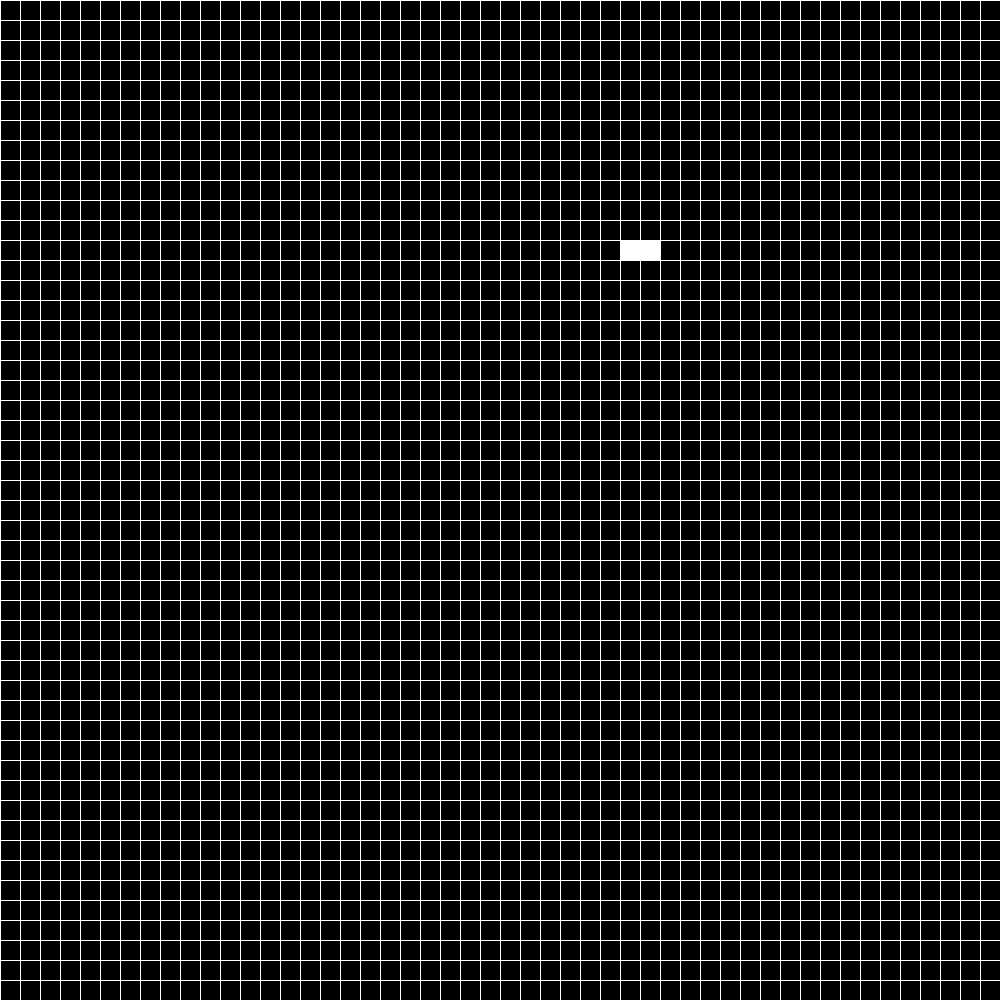
Frame 1 (no input)
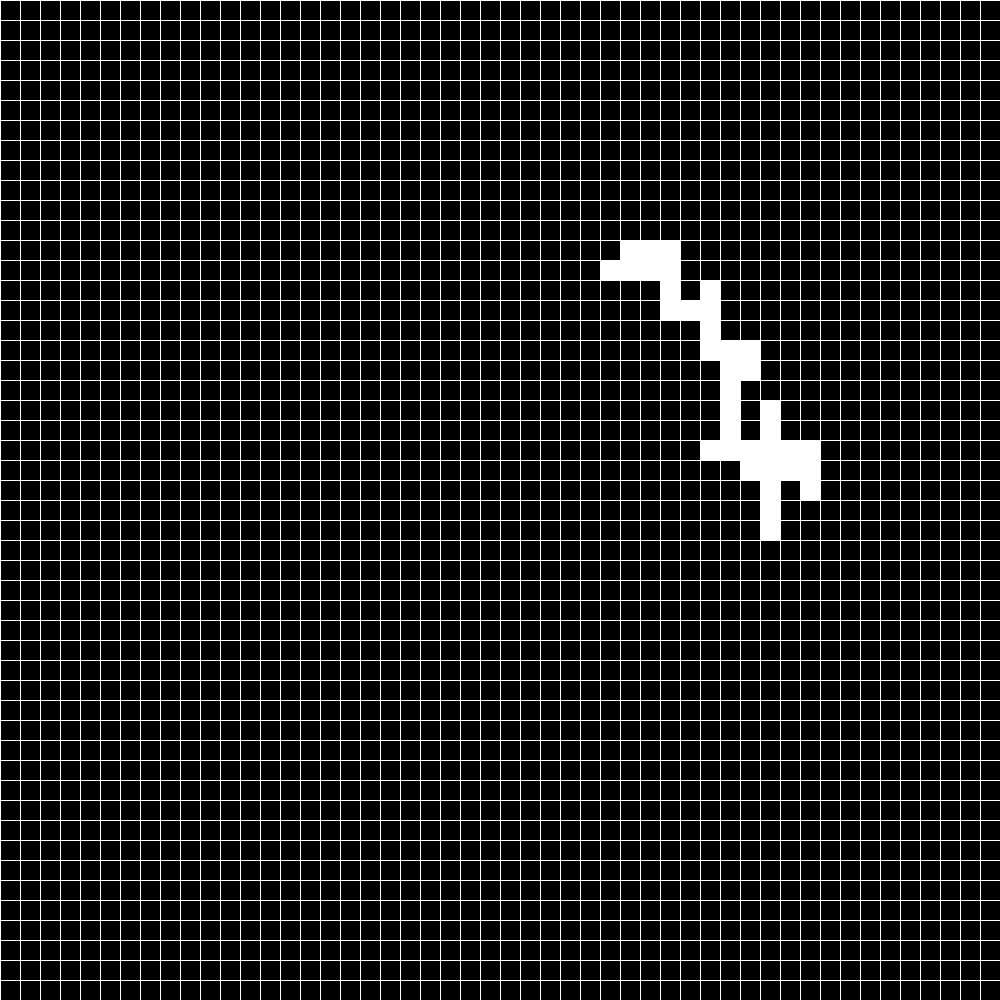
Frame 60 (the mouse pressed at the canvas centre just before this capture)
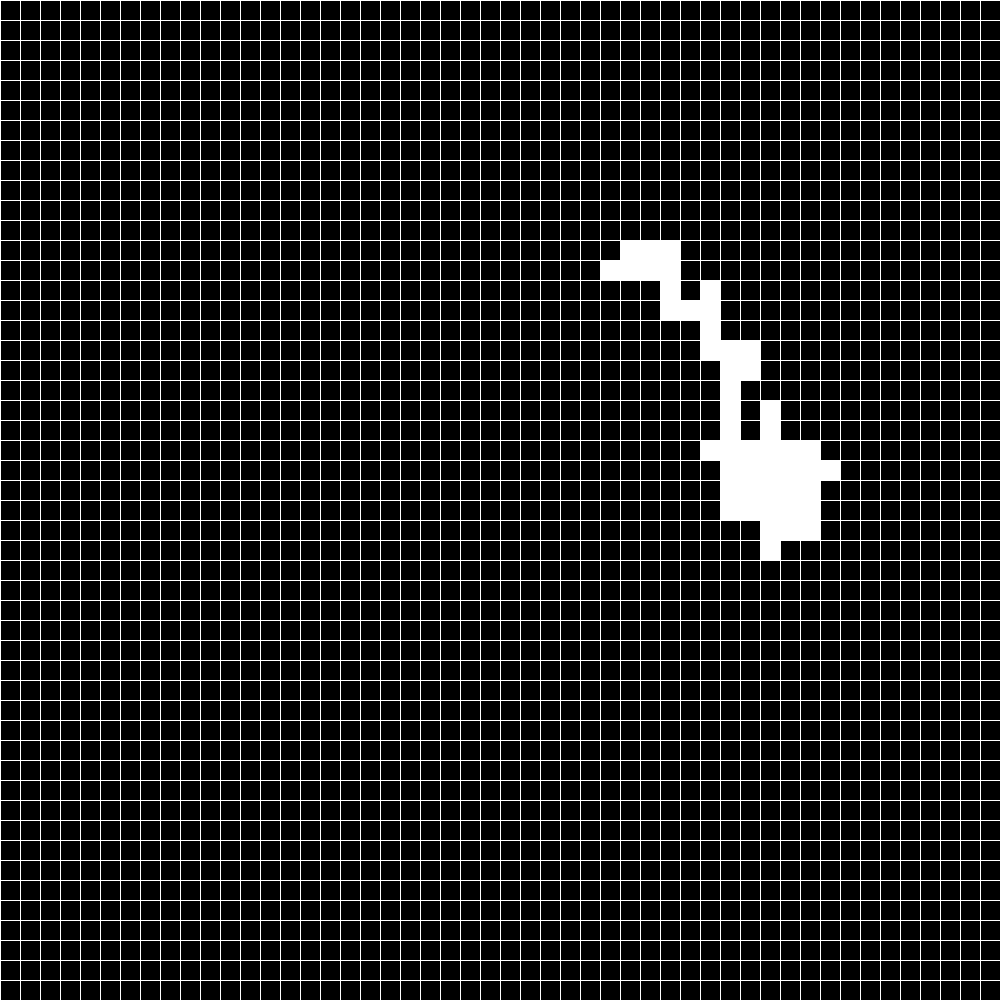
Frame 120 (the mouse held since frame 60 and released just before this capture)

The Processing sketch that drew these frames (run headless with seeded random() and noise(); from frame 60 on, the mouse is pressed at the canvas centre):

// Processing sketch: checkers
// ── checkers.pde
int squareSize = 20;
PVector previousCoordinate;
int amountHorizontal;
int amountVertical;

void setup() {
  size(1000, 1000);
  stroke(255);
  fill(0);
  background(0);
  
  amountHorizontal = width/squareSize;
  amountVertical = height/squareSize;

  createGrid(squareSize);
  drawWhiteSquare(getRandomPoint(squareSize), squareSize);
}

void createGrid(int squareSize){
  for (int y = 0; y < amountVertical; y++){
    for (int x = 0; x < amountHorizontal; x++){
      square(x*squareSize, y*squareSize, squareSize);
    }
  }
}

PVector getRandomPoint(int squareSize){
  int totalAmount = squareSize * squareSize;
  PVector randomPoint = new PVector(int(random(width/squareSize)), int(random(height/squareSize)));
  previousCoordinate = randomPoint;
  return randomPoint;
}

int randomDirection(){
  int randint = int(random(4));
  return randint;
}

boolean checkCoordinate(PVector coordinateToCheck){
  if (coordinateToCheck.x > amountHorizontal || coordinateToCheck.x < 0){
    return false;
  }
  if (coordinateToCheck.y > amountVertical || coordinateToCheck.y < 0){
    return false;
  }
  return true;
}

PVector nextCoordinate(PVector prevCoordinate, int squareSize){
  int direction = randomDirection();
    
  if (direction == 0){
    PVector nextCoordinate = new PVector(prevCoordinate.x, prevCoordinate.y+1);
    if (checkCoordinate(nextCoordinate)){
       previousCoordinate = nextCoordinate;
       return nextCoordinate;
    }
  }
  if (direction == 1){
    PVector nextCoordinate = new PVector(prevCoordinate.x+1, prevCoordinate.y);
    if (checkCoordinate(nextCoordinate)){
       previousCoordinate = nextCoordinate;
       return nextCoordinate;
    }
  }
  if (direction == 2){
    PVector nextCoordinate = new PVector(prevCoordinate.x, prevCoordinate.y-1);
    if (checkCoordinate(nextCoordinate)){
       previousCoordinate = nextCoordinate;
       return nextCoordinate;
    }
  }
  if (direction == 3){
    PVector nextCoordinate = new PVector(prevCoordinate.x-1, prevCoordinate.y);
    if (checkCoordinate(nextCoordinate)){
       previousCoordinate = nextCoordinate;
       return nextCoordinate;
    }
  }
  
  return prevCoordinate;
}

void drawWhiteSquare(PVector point, int squareSize){
  fill(255);
  square(point.x*squareSize, point.y*squareSize, squareSize);
}

void draw(){
  drawWhiteSquare(nextCoordinate(previousCoordinate, squareSize), squareSize);
}
